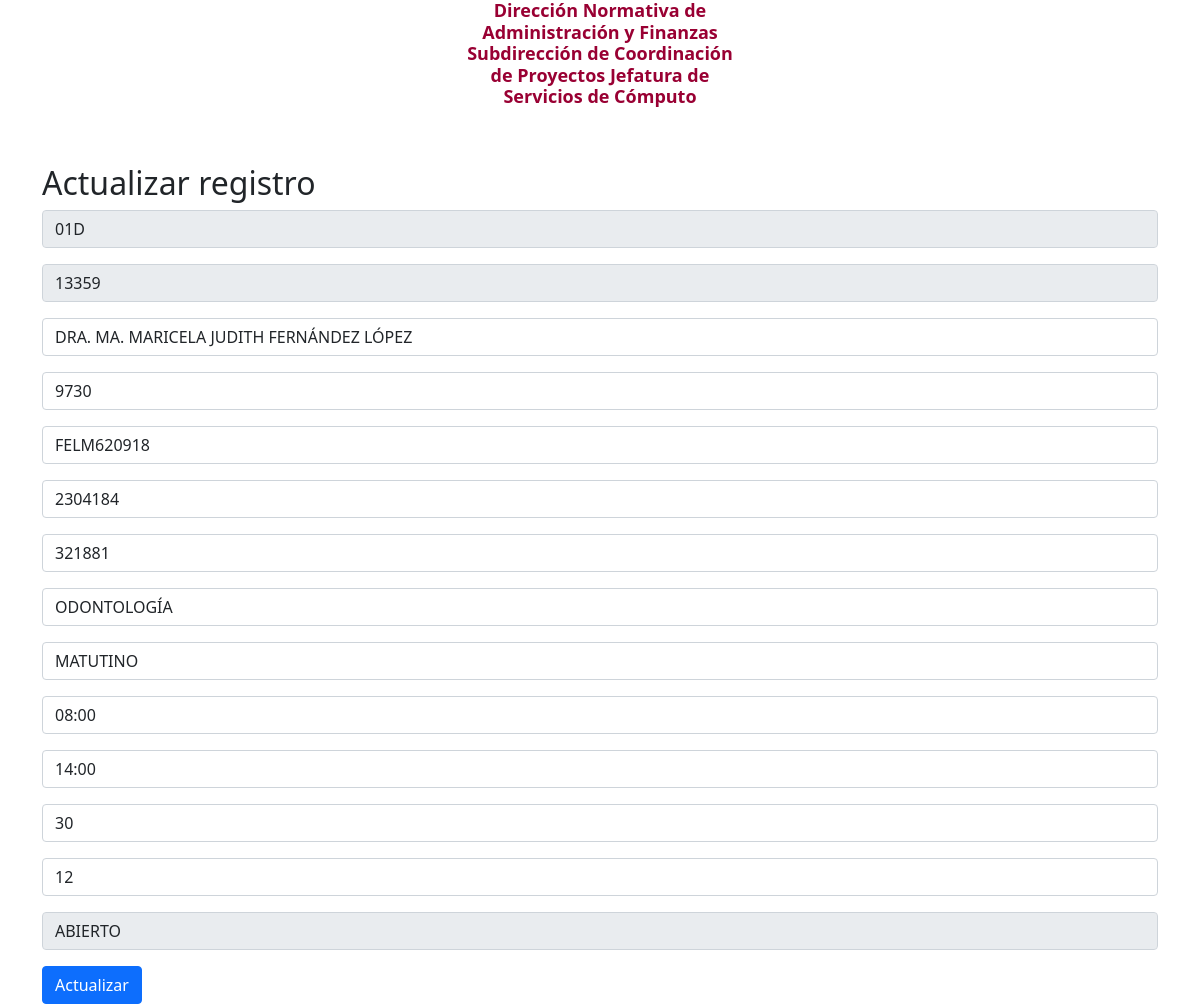
The page /actualizar.php?id=5 on the database its author committed.
### tables this page shows
CREATE TABLE `medicos` (
  `id` int(11) NOT NULL,
  `id_medico` int(11) NOT NULL,
  `n_empleado` int(11) NOT NULL,
  `nom_medico` varchar(50) NOT NULL,
  `cedula` int(11) NOT NULL,
  `rfc` varchar(20) NOT NULL,
  `servicio` varchar(50) NOT NULL,
  `turno` varchar(15) NOT NULL,
  `h_inicio` varchar(10) NOT NULL,
  `h_final` varchar(10) NOT NULL,
  `t_consulta` int(11) NOT NULL,
  `n_citas` int(11) NOT NULL,
  `observaciones` varchar(200) NOT NULL,
  `id_consultorio` int(11) NOT NULL,
  `nom_consultorio` varchar(50) NOT NULL
);

### actualizar.php (the view, shortened to what this page needs)
<?php
    $con=conectar();
$id=$_GET['id'];
$sql="SELECT * FROM medicos WHERE id='$id'";
$query=mysqli_query($con,$sql);
$row=mysqli_fetch_array($query);
?>
<!DOCTYPE html>
<html lang="en">
<head>
    <link rel="stylesheet" href="style.css">
    <link href="https://cdn.jsdelivr.net/npm/bootstrap@5.0.0-beta1/dist/css/bootstrap.min.css" rel="stylesheet">
</head>
<header>
        <div class="container-fluid">
            <div class="row justify-content-center">
                <div class="col-sm-3">
                </div>
                <div class="col-md-3">
                    <h1 id="titulo">
                        Dirección Normativa de Administración y Finanzas Subdirección de
                        Coordinación de Proyectos Jefatura de Servicios de Cómputo
                    </h1>
                </div>
                <div class="col-md-3">
                </div>
            </div>
        </div>
</header>
                <div class="container mt-5">
                    <h2>Actualizar registro</h2>
                    <form action="update.php" method="POST">
                                <input type="text" class="form-control mb-3" name="nom_consultorio" placeholder="N° de Consultorio" value="<?php echo $row['nom_consultorio']?>" readonly="readonly" >
                                <input type="text" class="form-control mb-3" name="id_consultorio" placeholder="ID Consultorio" value="<?php echo $row['id_consultorio'] ?>"  readonly="readonly">
                                <input type="text" class="form-control mb-3" name="nom_medico" placeholder="Nombre del Médico o Sin medico" value="<?php echo $row['nom_medico'] ?>" >
                                <input type="text" class="form-control mb-3" name="id_medico" placeholder="ID Médico" value="<?php echo $row['id_medico'] ?>">
                                <input type="text" class="form-control mb-3" name="rfc" placeholder="R.F.C." value="<?php echo $row['rfc'] ?>">
                                <input type="text" class="form-control mb-3" name="cedula" placeholder="Cédula Profesional" value="<?php echo $row['cedula'] ?>">
                                <input type="text" class="form-control mb-3" name="n_empleado" placeholder="Nº Empleado" value="<?php echo $row['n_empleado'] ?>" >
                                <input type="text" class="form-control mb-3" name="servicio" placeholder="Servicio" value="<?php echo $row['servicio'] ?>" >
                                <input type="text" class="form-control mb-3" name="turno" placeholder="Turno" value="<?php echo $row['turno'] ?>" >
                                <input type="text" class="form-control mb-3" name="h_inicio" placeholder="Horario Inicio" value="<?php echo $row['h_inicio'] ?>" >
                                <input type="text" class="form-control mb-3" name="h_final" placeholder="Horario Final" value="<?php echo $row['h_final'] ?>" >
                                <input type="text" class="form-control mb-3" name="t_consulta" placeholder="Tiempo de consulta" value="<?php echo $row['t_consulta'] ?>" >
                                <input type="text" class="form-control mb-3" name="n_citas" placeholder="Número de citas" value="<?php echo $row['n_citas'] ?>" >
                                <input type="text" class="form-control mb-3" name="observaciones" placeholder="Colonias Adscritas (Observaciones)" value="<?php echo $row['observaciones'] ?>" readonly="readonly">
                                <input type="submit" class="btn btn-primary" value="Actualizar">
                    </form>
                </div>
    </body>
</html>

### style.css (style rules this page uses)
header { right: 0; text-align: center; }
#titulo { font-size: 18px; font-weight: bold; text-align: center; color: rgb(153, 0, 51); }

### rows shown on the page
medicos: nom_consultorio "01D", id_consultorio "13359", nom_medico "DRA. MA. MARICELA JUDITH FERNÁNDEZ LÓPEZ", id_medico "9730", rfc "FELM620918", cedula "2304184", n_empleado "321881", servicio "ODONTOLOGÍA", turno "MATUTINO", h_inicio "08:00", h_final "14:00", t_consulta "30", n_citas "12", observaciones "ABIERTO"
